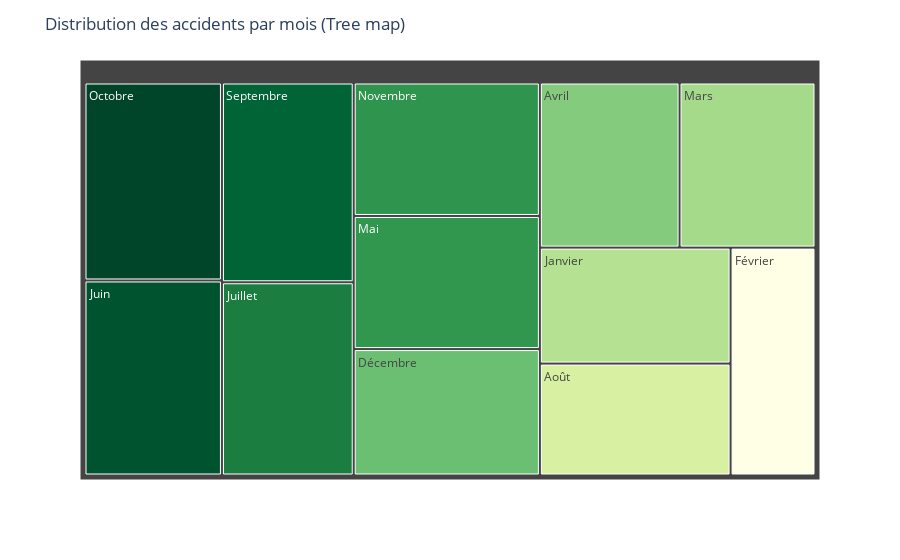

Here is the notebook cell this chart was saved with:
### Markdown cell above
Quel est le mois où les accidents sont plus faites?

### Code cell
import pandas as pd
import plotly.express as px

# Charger le fichier CSV en spécifiant l'encodage
caracteristics_df = pd.read_csv('caracteristics.csv', encoding='ISO-8859-1')

# Créer un dictionnaire pour mapper les numéros de mois aux noms des mois
month_mapping = {
    1: 'Janvier',
    2: 'Février',
    3: 'Mars',
    4: 'Avril',
    5: 'Mai',
    6: 'Juin',
    7: 'Juillet',
    8: 'Août',
    9: 'Septembre',
    10: 'Octobre',
    11: 'Novembre',
    12: 'Décembre'
}

# Mapper les numéros de mois aux noms des mois dans le DataFrame
caracteristics_df['mois'] = caracteristics_df['mois'].map(month_mapping)

# Analyser la colonne 'mois' pour compter le nombre d'accidents par mois
accidents_by_month = caracteristics_df['mois'].value_counts().reset_index()
accidents_by_month.columns = ['mois', 'nombre_accidents']

# Trier les mois par nombre d'accidents (du plus grand au plus petit)
accidents_by_month = accidents_by_month.sort_values(by='nombre_accidents', ascending=False)

# Définir une seule couleur (jaune) avec différentes intensités
color_scale = px.colors.sequential.YlGn

# Créer la treemap avec Plotly en utilisant les noms des mois comme labels et en appliquant la couleur jaune avec différentes intensités
fig = px.treemap(accidents_by_month, path=['mois'], values='nombre_accidents', color='nombre_accidents',
                 color_continuous_scale=color_scale)
fig.update_layout(title='Distribution des accidents par mois (Tree map)', coloraxis_showscale=False)
fig.show()

### Figure 1 — Plotly figure (JSON) as saved in the notebook; plotly's stock layout.template omitted (floating-point values rounded to 4 significant figures)
{"data": [{"branchvalues": "total", "customdata": [[62401], [67430], [68816], [56584], [64662], [74466], [78372], [72443], [65630], [72645], [79559], [76977]], "domain": {"x": [0, 1], "y": [0, 1]}, "hovertemplate": "labels=%{label}<br>nombre_accidents_sum=%{value}<br>parent=%{parent}<br>id=%{id}<br>nombre_accidents=%{color}<extra></extra>", "ids": ["Août", "Avril", "Décembre", "Février", "Janvier", "Juillet", "Juin", "Mai", "Mars", "Novembre", "Octobre", "Septembre"], "labels": ["Août", "Avril", "Décembre", "Février", "Janvier", "Juillet", "Juin", "Mai", "Mars", "Novembre", "Octobre", "Septembre"], "marker": {"coloraxis": "coloraxis", "colors": [62401, 67430, 68816, 56584, 64662, 74466, 78372, 72443, 65630, 72645, 79559, 76977]}, "name": "", "parents": ["", "", "", "", "", "", "", "", "", "", "", ""], "type": "treemap", "values": [62401, 67430, 68816, 56584, 64662, 74466, 78372, 72443, 65630, 72645, 79559, 76977]}], "layout": {"coloraxis": {"colorbar": {"title": {"text": "nombre_accidents"}}, "colorscale": [[0, "rgb(255,255,229)"], [0.125, "rgb(247,252,185)"], [0.25, "rgb(217,240,163)"], [0.375, "rgb(173,221,142)"], [0.5, "rgb(120,198,121)"], [0.625, "rgb(65,171,93)"], [0.75, "rgb(35,132,67)"], [0.875, "rgb(0,104,55)"], [1, "rgb(0,69,41)"]], "showscale": false}, "legend": {"tracegroupgap": 0}, "margin": {"t": 60}, "title": {"text": "Distribution des accidents par mois (Tree map)"}}}
